Frame 1 (no input): blank canvas, image omitted
Frame 60 (the mouse pressed at the canvas centre just before this capture): blank canvas, image omitted
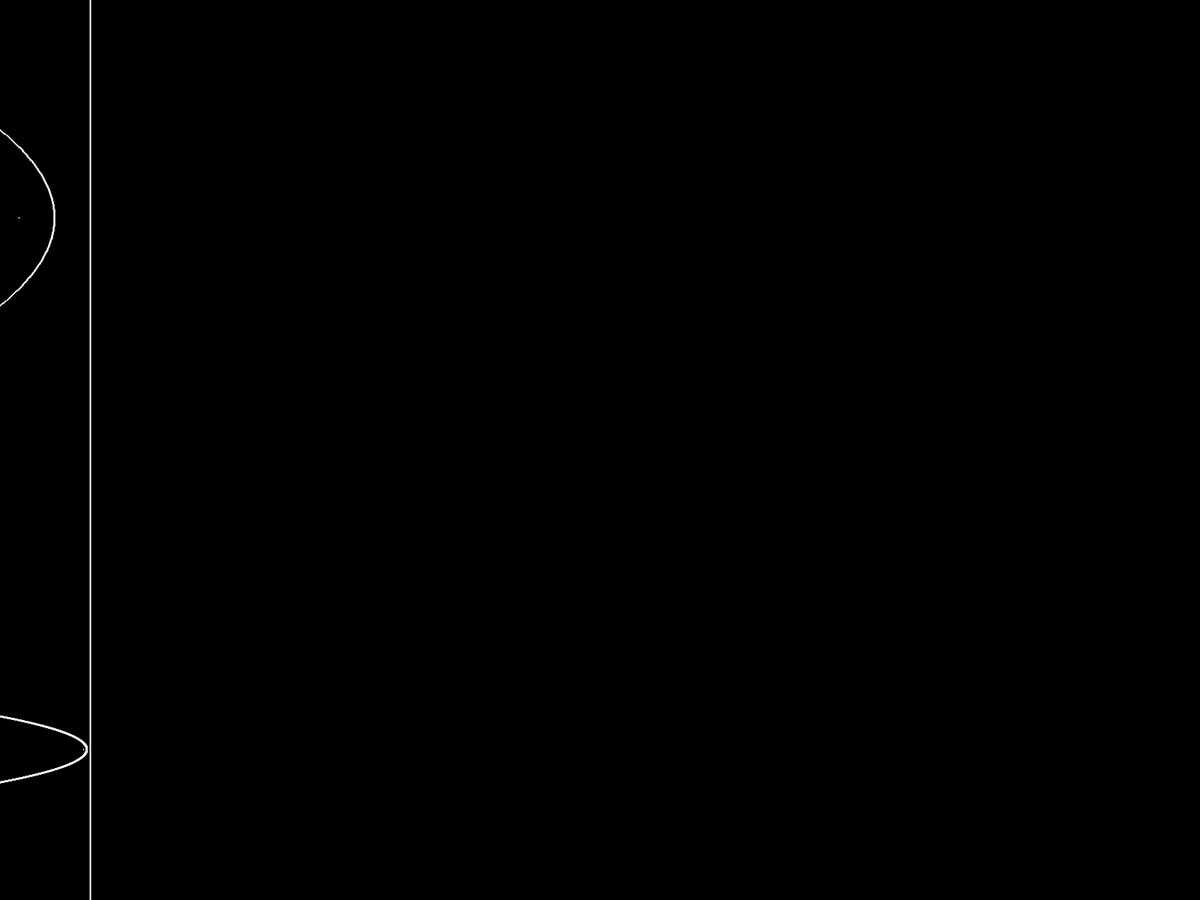
Frame 120 (the mouse held since frame 60 and released just before this capture)

The Processing sketch whose frames 1 and 60 were blank and that drew this single picture after the mouse press (run headless with seeded random() and noise(); from frame 60 on, the mouse is pressed at the canvas centre):

// Processing sketch: Voronoi_Diagram_Fortunes_algo_003
// ── Voronoi_Diagram_Fortunes_algo_003.pde
import java.util.*; 
int nump=10;
ArrayList<Point> points=new ArrayList<Point>();
float sweep=0;
void setup()
{
  fullScreen();
  //size(400,400);
  background(0);
  float den=sqrt(((height*width)/nump))*(0.75);
  for (int i=0; i<nump; i++)
  {
    Point P=new Point();
    for (int j=0; j<i; j++)
    {
      if (P.dist(points.get(j))<den)
      {
        j=-1;
        P=new Point();
      }
    }
    points.add(P);
  }
  Collections.sort(points, new SortByx());
  sweep=0;
}


void draw()
{
  background(0);
  sweep+=1;
  drawLine(sweep);
  show_inplay(sweep);
}







void show_inplay(float sweep)
{

  for (Point P : points)
  {
    if (P.pos.x<sweep)
    {
      P.show();
      float a=(sweep-P.pos.x)/2;
      P.updatePara(a);
    } else
    {
      break;
    }
  }
}




void drawLine(float sweep)
{
  stroke(255);
  line(sweep, 0, sweep, height);
}

class SortByx implements Comparator<Point> 
{ 
  public int compare(Point a, Point b) 
  { 
    if (a.pos.x>b.pos.x)
    {
      return 1;
    } else if (a.pos.x==b.pos.x)
    {
      if (a.pos.y>b.pos.y)
      {
        return 1;
      } else if (a.pos.y==b.pos.y)
      {
        return 0;
      }
    }
    return -1;
  }
} 

// ── Parabola.pde
class Parabola
{
  PVector pos=new PVector();
  float a;
  void setpara(PVector pos_, float a_)
  {
    pos.set(pos_);
    a=a_;
  }
  void show()
  {
    pushMatrix();
    stroke(255);
    noFill();
    float t=-1;
    beginShape();
    while (pos.x-a*t*t+a>0)
    {
      point(pos.x-a*t*t+a, pos.y-2*a*t);
      t+=0.01;
    }
    endShape();    
    stroke(255);
    noFill();
    t=-1;
    beginShape();
    while (pos.x-a*t*t+a>0)
    {
      point(pos.x-a*t*t+a, pos.y+2*a*t);
      t+=0.01;
    }
    endShape(); 
    popMatrix();
  }
}

// ── Point.pde
class Point
{
  PVector pos=new PVector(random(width),random(height));
  Parabola para=new Parabola();
  void show()
  {
    stroke(255);
    strokeWeight(2);
    point(pos.x,pos.y);
  }
  float dist(Point P)
  {
    return pos.dist(P.pos);
  }
  void updatePara(float a)
  {
    para.setpara(pos,a);
    para.show();
  }
}
